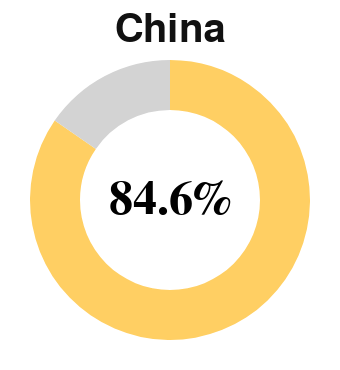

The notebook cell this image was saved under:
### Code cell
make_kpi_donut("China", "#FFCF63").save("article-images/China.svg")
make_kpi_donut("China", "#FFCF63")

### Figure 1 — Vega-Lite specification as saved in the notebook (floating-point values rounded to 4 significant figures)
{"config": {"view": {"continuousWidth": 300, "continuousHeight": 300, "clip": false, "stroke": null}}, "layer": [{"data": {"name": "data-bef1b7d0bd7f5a4aa6949ecf8e0fbf44"}, "mark": {"type": "arc", "innerRadius": 45, "outerRadius": 70}, "encoding": {"color": {"field": "color", "scale": null, "type": "nominal"}, "theta": {"field": "value", "type": "quantitative"}}}, {"data": {"name": "data-a3480d591d6823882afcd8576f21cceb"}, "mark": {"type": "text", "align": "center", "baseline": "middle", "color": "black", "font": "Helvetica Neue", "fontSize": 24, "fontWeight": "bold"}, "encoding": {"text": {"field": "label", "type": "nominal"}}}, {"data": {"name": "data-2f4489364475229287edd979b6d36939"}, "mark": {"type": "text", "align": "center", "color": "#111", "font": "Helvetica Neue", "fontSize": 20, "fontWeight": 600}, "encoding": {"text": {"field": "label", "type": "nominal"}, "x": {"value": 80.0}, "y": {"value": -5}}}], "height": 160, "width": 160, "$schema": "https://vega.github.io/schema/vega-lite/v5.20.1.json", "datasets": {"data-bef1b7d0bd7f5a4aa6949ecf8e0fbf44": [{"category": "share", "value": 84.6, "color": "#FFCF63"}, {"category": "remainder", "value": 15.4, "color": "lightgray"}], "data-a3480d591d6823882afcd8576f21cceb": [{"label": "84.6%"}], "data-2f4489364475229287edd979b6d36939": [{"label": "China"}]}}
